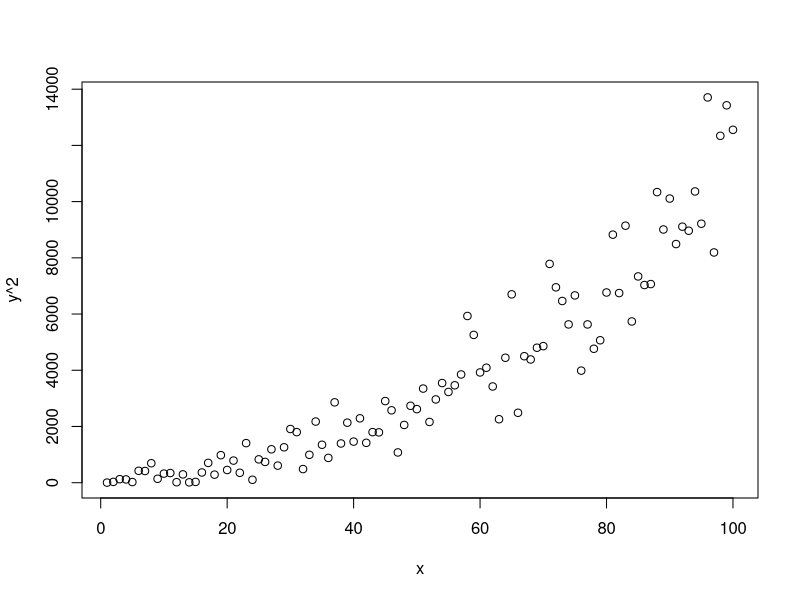
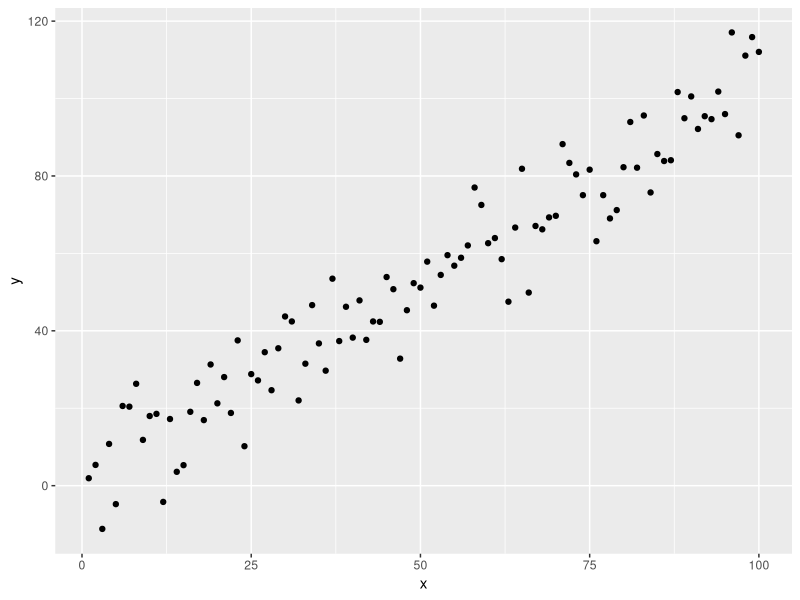

Write the R code that produced these figures, in order.
library(ggplot2)

x <- 1:100
y <- x + rnorm(length(x), mean = 2, sd = 10)
plot(x, y^2)

dat <- data.frame(x, y)

ggplot(dat, aes(x, y)) +
  geom_point()
